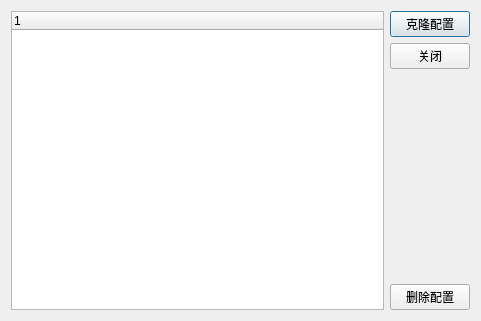
<?xml version="1.0" encoding="UTF-8"?>
<ui version="4.0">
 <class>Dialog</class>
 <widget class="QDialog" name="Dialog">
  <property name="geometry">
   <rect>
    <x>0</x>
    <y>0</y>
    <width>481</width>
    <height>321</height>
   </rect>
  </property>
  <property name="windowTitle">
   <string>Dialog</string>
  </property>
  <layout class="QHBoxLayout" name="horizontalLayout" stretch="1,0">
   <item>
    <widget class="QTreeWidget" name="listConfig">
     <column>
      <property name="text">
       <string notr="true">1</string>
      </property>
     </column>
    </widget>
   </item>
   <item>
    <layout class="QVBoxLayout" name="verticalLayout" stretch="0,0,1,0">
     <item>
      <widget class="QPushButton" name="btnClone">
       <property name="text">
        <string>克隆配置</string>
       </property>
      </widget>
     </item>
     <item>
      <widget class="QPushButton" name="btnClose">
       <property name="text">
        <string>关闭</string>
       </property>
      </widget>
     </item>
     <item>
      <widget class="QWidget" name="widget" native="true"/>
     </item>
     <item>
      <widget class="QPushButton" name="btnDel">
       <property name="text">
        <string>删除配置</string>
       </property>
      </widget>
     </item>
    </layout>
   </item>
  </layout>
 </widget>
 <resources/>
 <connections/>
</ui>
